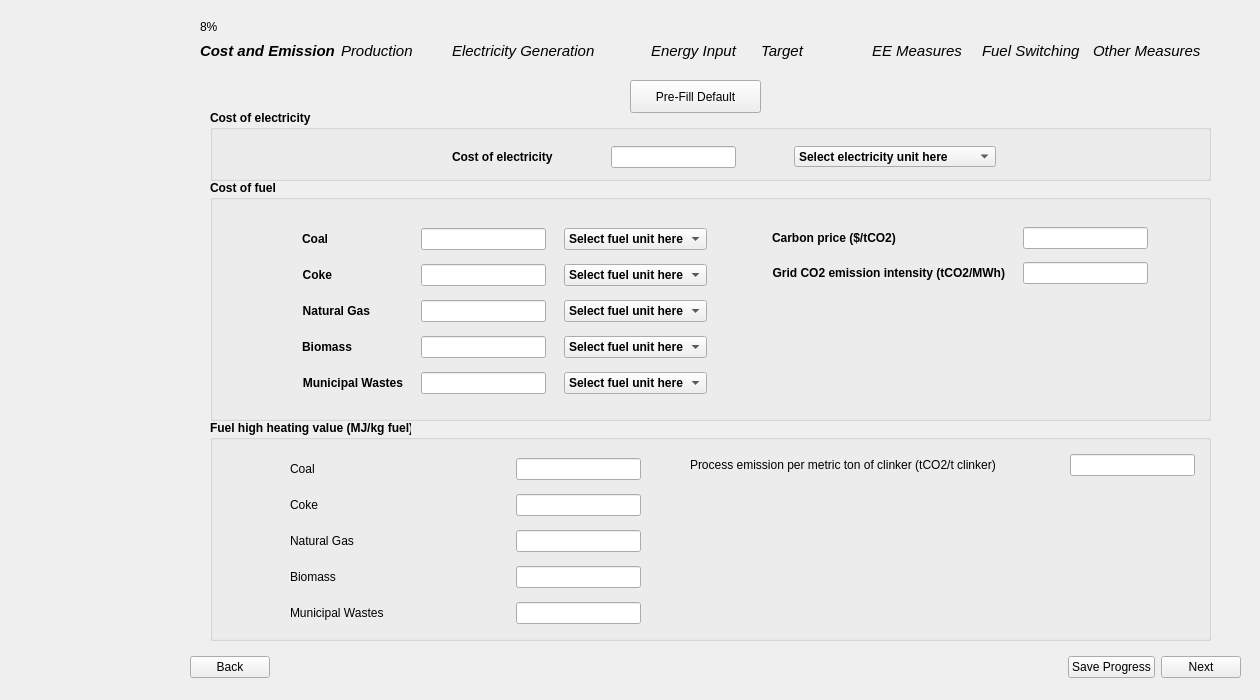
<?xml version="1.0" encoding="UTF-8"?>
<ui version="4.0">
 <class>Page2_CostandEmission</class>
 <widget class="QWidget" name="Page2_CostandEmission">
  <property name="geometry">
   <rect>
    <x>0</x>
    <y>0</y>
    <width>1260</width>
    <height>700</height>
   </rect>
  </property>
  <property name="sizePolicy">
   <sizepolicy hsizetype="Fixed" vsizetype="Fixed">
    <horstretch>0</horstretch>
    <verstretch>0</verstretch>
   </sizepolicy>
  </property>
  <property name="windowTitle">
   <string>Form</string>
  </property>
  <property name="styleSheet">
   <string notr="true"/>
  </property>
  <widget class="QWidget" name="layoutWidget">
   <property name="geometry">
    <rect>
     <x>190</x>
     <y>650</y>
     <width>1051</width>
     <height>35</height>
    </rect>
   </property>
   <layout class="QHBoxLayout" name="button_layout">
    <item>
     <widget class="QPushButton" name="backBtn">
      <property name="text">
       <string>Back</string>
      </property>
     </widget>
    </item>
    <item>
     <spacer name="horizontalSpacer">
      <property name="orientation">
       <enum>Qt::Horizontal</enum>
      </property>
      <property name="sizeHint" stdset="0">
       <size>
        <width>40</width>
        <height>20</height>
       </size>
      </property>
     </spacer>
    </item>
    <item>
     <widget class="QPushButton" name="saveBtn">
      <property name="text">
       <string>Save Progress</string>
      </property>
     </widget>
    </item>
    <item>
     <widget class="QPushButton" name="nextBtn">
      <property name="font">
       <font>
        <kerning>true</kerning>
       </font>
      </property>
      <property name="text">
       <string>Next</string>
      </property>
     </widget>
    </item>
   </layout>
  </widget>
  <widget class="QGroupBox" name="cost_of_electricity_group">
   <property name="geometry">
    <rect>
     <x>210</x>
     <y>110</y>
     <width>1001</width>
     <height>71</height>
    </rect>
   </property>
   <property name="font">
    <font>
     <bold>true</bold>
    </font>
   </property>
   <property name="styleSheet">
    <string notr="true">QPushButton {
    background-color: #26481f;  /* Green */
    color: white;
    border: none;
    padding: 8px 16px;
    font-size: 14px;
    border-radius: 6px;
    min-width: 90px;
    min-height: 15px;

}

QPushButton:hover {
    background-color: #45a049;
}

QPushButton:pressed {
    background-color: #3e8e41;
}

QPushButton#saveBtn {
                background-color: white;
                color: #26481f;
            }
QPushButton#saveBtn:hover {
                background-color: #45a049;
			  color: white;
            }

    QLineEdit {
        border-radius: 10px;    
        padding: 5px;           
    }

myLineEdit-&gt;setFixedSize(200, 30)</string>
   </property>
   <property name="title">
    <string>Cost of electricity</string>
   </property>
   <widget class="QWidget" name="layoutWidget">
    <property name="geometry">
     <rect>
      <x>190</x>
      <y>30</y>
      <width>651</width>
      <height>34</height>
     </rect>
    </property>
    <layout class="QGridLayout" name="gridLayout_2">
     <property name="sizeConstraint">
      <enum>QLayout::SetMinimumSize</enum>
     </property>
     <item row="0" column="1">
      <widget class="QLineEdit" name="electricity_input">
       <property name="sizePolicy">
        <sizepolicy hsizetype="Fixed" vsizetype="Fixed">
         <horstretch>0</horstretch>
         <verstretch>0</verstretch>
        </sizepolicy>
       </property>
       <property name="text">
        <string/>
       </property>
      </widget>
     </item>
     <item row="0" column="2">
      <widget class="QComboBox" name="comboBox_electricity_unit">
       <property name="sizePolicy">
        <sizepolicy hsizetype="Fixed" vsizetype="Fixed">
         <horstretch>0</horstretch>
         <verstretch>0</verstretch>
        </sizepolicy>
       </property>
       <property name="minimumSize">
        <size>
         <width>202</width>
         <height>21</height>
        </size>
       </property>
       <property name="maximumSize">
        <size>
         <width>202</width>
         <height>21</height>
        </size>
       </property>
       <item>
        <property name="text">
         <string>Select electricity unit here</string>
        </property>
       </item>
       <item>
        <property name="text">
         <string>$/kWh</string>
        </property>
       </item>
       <item>
        <property name="text">
         <string>$/MWh</string>
        </property>
       </item>
      </widget>
     </item>
     <item row="0" column="0">
      <widget class="QLabel" name="electricty_label">
       <property name="sizePolicy">
        <sizepolicy hsizetype="Fixed" vsizetype="Fixed">
         <horstretch>0</horstretch>
         <verstretch>0</verstretch>
        </sizepolicy>
       </property>
       <property name="text">
        <string>Cost of electricity</string>
       </property>
      </widget>
     </item>
    </layout>
   </widget>
  </widget>
  <widget class="QPushButton" name="defaultBtn">
   <property name="geometry">
    <rect>
     <x>630</x>
     <y>80</y>
     <width>131</width>
     <height>33</height>
    </rect>
   </property>
   <property name="sizePolicy">
    <sizepolicy hsizetype="Fixed" vsizetype="Fixed">
     <horstretch>0</horstretch>
     <verstretch>0</verstretch>
    </sizepolicy>
   </property>
   <property name="text">
    <string>Pre-Fill Default</string>
   </property>
  </widget>
  <widget class="QGroupBox" name="cost_of_fuel_group">
   <property name="geometry">
    <rect>
     <x>210</x>
     <y>180</y>
     <width>1001</width>
     <height>241</height>
    </rect>
   </property>
   <property name="font">
    <font>
     <bold>true</bold>
    </font>
   </property>
   <property name="styleSheet">
    <string notr="true">QPushButton {
    background-color: #26481f;  /* Green */
    color: white;
    border: none;
    padding: 8px 16px;
    font-size: 14px;
    border-radius: 6px;
    min-width: 90px;
    min-height: 15px;

}

QPushButton:hover {
    background-color: #45a049;
}

QPushButton:pressed {
    background-color: #3e8e41;
}

QPushButton#saveBtn {
                background-color: white;
                color: #26481f;
            }
QPushButton#saveBtn:hover {
                background-color: #45a049;
			  color: white;
            }

    QLineEdit {
        border-radius: 10px;    
        padding: 5px;           
    }

myLineEdit-&gt;setFixedSize(200, 30)</string>
   </property>
   <property name="title">
    <string>Cost of fuel</string>
   </property>
   <widget class="QWidget" name="layoutWidget">
    <property name="geometry">
     <rect>
      <x>80</x>
      <y>40</y>
      <width>429</width>
      <height>186</height>
     </rect>
    </property>
    <layout class="QGridLayout" name="gridLayout">
     <item row="3" column="2">
      <widget class="QComboBox" name="comboBox_biomass_unit">
       <property name="sizePolicy">
        <sizepolicy hsizetype="Fixed" vsizetype="Fixed">
         <horstretch>0</horstretch>
         <verstretch>0</verstretch>
        </sizepolicy>
       </property>
       <item>
        <property name="text">
         <string>Select fuel unit here</string>
        </property>
       </item>
       <item>
        <property name="text">
         <string>$/kgce</string>
        </property>
       </item>
       <item>
        <property name="text">
         <string>$/tce</string>
        </property>
       </item>
       <item>
        <property name="text">
         <string>$/GJ</string>
        </property>
       </item>
       <item>
        <property name="text">
         <string>$/MJ</string>
        </property>
       </item>
       <item>
        <property name="text">
         <string>$/MMBtu</string>
        </property>
       </item>
       <item>
        <property name="text">
         <string>$/kg</string>
        </property>
       </item>
       <item>
        <property name="text">
         <string>$/metric ton</string>
        </property>
       </item>
       <item>
        <property name="text">
         <string>$/Mcf</string>
        </property>
       </item>
       <item>
        <property name="text">
         <string>$/kWh</string>
        </property>
       </item>
       <item>
        <property name="text">
         <string>$/MWh</string>
        </property>
       </item>
      </widget>
     </item>
     <item row="3" column="0">
      <widget class="QLabel" name="biomass_label">
       <property name="sizePolicy">
        <sizepolicy hsizetype="Fixed" vsizetype="Fixed">
         <horstretch>0</horstretch>
         <verstretch>0</verstretch>
        </sizepolicy>
       </property>
       <property name="text">
        <string>Biomass</string>
       </property>
       <property name="alignment">
        <set>Qt::AlignRight|Qt::AlignTrailing|Qt::AlignVCenter</set>
       </property>
      </widget>
     </item>
     <item row="4" column="1">
      <widget class="QLineEdit" name="municipal_wastes_input">
       <property name="sizePolicy">
        <sizepolicy hsizetype="Fixed" vsizetype="Fixed">
         <horstretch>0</horstretch>
         <verstretch>0</verstretch>
        </sizepolicy>
       </property>
       <property name="text">
        <string/>
       </property>
      </widget>
     </item>
     <item row="0" column="0">
      <widget class="QLabel" name="coal_label">
       <property name="sizePolicy">
        <sizepolicy hsizetype="Fixed" vsizetype="Fixed">
         <horstretch>0</horstretch>
         <verstretch>0</verstretch>
        </sizepolicy>
       </property>
       <property name="text">
        <string>Coal</string>
       </property>
       <property name="alignment">
        <set>Qt::AlignRight|Qt::AlignTrailing|Qt::AlignVCenter</set>
       </property>
      </widget>
     </item>
     <item row="1" column="0">
      <widget class="QLabel" name="coke_label">
       <property name="sizePolicy">
        <sizepolicy hsizetype="Fixed" vsizetype="Fixed">
         <horstretch>0</horstretch>
         <verstretch>0</verstretch>
        </sizepolicy>
       </property>
       <property name="text">
        <string>Coke</string>
       </property>
       <property name="alignment">
        <set>Qt::AlignRight|Qt::AlignTrailing|Qt::AlignVCenter</set>
       </property>
      </widget>
     </item>
     <item row="3" column="1">
      <widget class="QLineEdit" name="biomass_input">
       <property name="sizePolicy">
        <sizepolicy hsizetype="Fixed" vsizetype="Fixed">
         <horstretch>0</horstretch>
         <verstretch>0</verstretch>
        </sizepolicy>
       </property>
       <property name="text">
        <string/>
       </property>
      </widget>
     </item>
     <item row="0" column="1">
      <widget class="QLineEdit" name="coal_input">
       <property name="sizePolicy">
        <sizepolicy hsizetype="Fixed" vsizetype="Fixed">
         <horstretch>0</horstretch>
         <verstretch>0</verstretch>
        </sizepolicy>
       </property>
       <property name="text">
        <string/>
       </property>
      </widget>
     </item>
     <item row="2" column="2">
      <widget class="QComboBox" name="comboBox_natural_gas_unit">
       <property name="sizePolicy">
        <sizepolicy hsizetype="Fixed" vsizetype="Fixed">
         <horstretch>0</horstretch>
         <verstretch>0</verstretch>
        </sizepolicy>
       </property>
       <item>
        <property name="text">
         <string>Select fuel unit here</string>
        </property>
       </item>
       <item>
        <property name="text">
         <string>$/kgce</string>
        </property>
       </item>
       <item>
        <property name="text">
         <string>$/tce</string>
        </property>
       </item>
       <item>
        <property name="text">
         <string>$/GJ</string>
        </property>
       </item>
       <item>
        <property name="text">
         <string>$/MJ</string>
        </property>
       </item>
       <item>
        <property name="text">
         <string>$/MMBtu</string>
        </property>
       </item>
       <item>
        <property name="text">
         <string>$/kg</string>
        </property>
       </item>
       <item>
        <property name="text">
         <string>$/metric ton</string>
        </property>
       </item>
       <item>
        <property name="text">
         <string>$/Mcf</string>
        </property>
       </item>
       <item>
        <property name="text">
         <string>$/kWh</string>
        </property>
       </item>
       <item>
        <property name="text">
         <string>$/MWh</string>
        </property>
       </item>
      </widget>
     </item>
     <item row="1" column="2">
      <widget class="QComboBox" name="comboBox_coke_unit">
       <property name="sizePolicy">
        <sizepolicy hsizetype="Fixed" vsizetype="Fixed">
         <horstretch>0</horstretch>
         <verstretch>0</verstretch>
        </sizepolicy>
       </property>
       <item>
        <property name="text">
         <string>Select fuel unit here</string>
        </property>
       </item>
       <item>
        <property name="text">
         <string>$/kgce</string>
        </property>
       </item>
       <item>
        <property name="text">
         <string>$/tce</string>
        </property>
       </item>
       <item>
        <property name="text">
         <string>$/GJ</string>
        </property>
       </item>
       <item>
        <property name="text">
         <string>$/MJ</string>
        </property>
       </item>
       <item>
        <property name="text">
         <string>$/MMBtu</string>
        </property>
       </item>
       <item>
        <property name="text">
         <string>$/kg</string>
        </property>
       </item>
       <item>
        <property name="text">
         <string>$/metric ton</string>
        </property>
       </item>
       <item>
        <property name="text">
         <string>$/Mcf</string>
        </property>
       </item>
       <item>
        <property name="text">
         <string>$/kWh</string>
        </property>
       </item>
       <item>
        <property name="text">
         <string>$/MWh</string>
        </property>
       </item>
      </widget>
     </item>
     <item row="4" column="2">
      <widget class="QComboBox" name="comboBox_municipal_wastes_unit">
       <property name="sizePolicy">
        <sizepolicy hsizetype="Fixed" vsizetype="Fixed">
         <horstretch>0</horstretch>
         <verstretch>0</verstretch>
        </sizepolicy>
       </property>
       <item>
        <property name="text">
         <string>Select fuel unit here</string>
        </property>
       </item>
       <item>
        <property name="text">
         <string>$/kgce</string>
        </property>
       </item>
       <item>
        <property name="text">
         <string>$/tce</string>
        </property>
       </item>
       <item>
        <property name="text">
         <string>$/GJ</string>
        </property>
       </item>
       <item>
        <property name="text">
         <string>$/MJ</string>
        </property>
       </item>
       <item>
        <property name="text">
         <string>$/MMBtu</string>
        </property>
       </item>
       <item>
        <property name="text">
         <string>$/kg</string>
        </property>
       </item>
       <item>
        <property name="text">
         <string>$/metric ton</string>
        </property>
       </item>
       <item>
        <property name="text">
         <string>$/Mcf</string>
        </property>
       </item>
       <item>
        <property name="text">
         <string>$/kWh</string>
        </property>
       </item>
       <item>
        <property name="text">
         <string>$/MWh</string>
        </property>
       </item>
      </widget>
     </item>
     <item row="2" column="0">
      <widget class="QLabel" name="natural_gas_label">
       <property name="sizePolicy">
        <sizepolicy hsizetype="Fixed" vsizetype="Fixed">
         <horstretch>0</horstretch>
         <verstretch>0</verstretch>
        </sizepolicy>
       </property>
       <property name="text">
        <string>Natural Gas</string>
       </property>
       <property name="alignment">
        <set>Qt::AlignRight|Qt::AlignTrailing|Qt::AlignVCenter</set>
       </property>
      </widget>
     </item>
     <item row="1" column="1">
      <widget class="QLineEdit" name="coke_input">
       <property name="sizePolicy">
        <sizepolicy hsizetype="Fixed" vsizetype="Fixed">
         <horstretch>0</horstretch>
         <verstretch>0</verstretch>
        </sizepolicy>
       </property>
       <property name="text">
        <string/>
       </property>
      </widget>
     </item>
     <item row="4" column="0">
      <widget class="QLabel" name="municipal_wastes_label">
       <property name="sizePolicy">
        <sizepolicy hsizetype="Fixed" vsizetype="Fixed">
         <horstretch>0</horstretch>
         <verstretch>0</verstretch>
        </sizepolicy>
       </property>
       <property name="text">
        <string>Municipal Wastes</string>
       </property>
       <property name="alignment">
        <set>Qt::AlignRight|Qt::AlignTrailing|Qt::AlignVCenter</set>
       </property>
      </widget>
     </item>
     <item row="2" column="1">
      <widget class="QLineEdit" name="natural_gas_input">
       <property name="sizePolicy">
        <sizepolicy hsizetype="Fixed" vsizetype="Fixed">
         <horstretch>0</horstretch>
         <verstretch>0</verstretch>
        </sizepolicy>
       </property>
       <property name="text">
        <string/>
       </property>
      </widget>
     </item>
     <item row="0" column="2">
      <widget class="QComboBox" name="comboBox_coal_unit">
       <property name="enabled">
        <bool>true</bool>
       </property>
       <property name="sizePolicy">
        <sizepolicy hsizetype="Fixed" vsizetype="Fixed">
         <horstretch>0</horstretch>
         <verstretch>0</verstretch>
        </sizepolicy>
       </property>
       <item>
        <property name="text">
         <string>Select fuel unit here</string>
        </property>
       </item>
       <item>
        <property name="text">
         <string>$/kgce</string>
        </property>
       </item>
       <item>
        <property name="text">
         <string>$/tce</string>
        </property>
       </item>
       <item>
        <property name="text">
         <string>$/GJ</string>
        </property>
       </item>
       <item>
        <property name="text">
         <string>$/MJ</string>
        </property>
       </item>
       <item>
        <property name="text">
         <string>$/MMBtu</string>
        </property>
       </item>
       <item>
        <property name="text">
         <string>$/kg</string>
        </property>
       </item>
       <item>
        <property name="text">
         <string>$/metric ton</string>
        </property>
       </item>
       <item>
        <property name="text">
         <string>$/Mcf</string>
        </property>
       </item>
       <item>
        <property name="text">
         <string>$/kWh</string>
        </property>
       </item>
       <item>
        <property name="text">
         <string>$/MWh</string>
        </property>
       </item>
      </widget>
     </item>
    </layout>
   </widget>
   <widget class="QWidget" name="layoutWidget">
    <property name="geometry">
     <rect>
      <x>550</x>
      <y>40</y>
      <width>401</width>
      <height>71</height>
     </rect>
    </property>
    <layout class="QGridLayout" name="gridLayout_4">
     <item row="0" column="0">
      <widget class="QLabel" name="carbon_price_label">
       <property name="baseSize">
        <size>
         <width>4</width>
         <height>0</height>
        </size>
       </property>
       <property name="layoutDirection">
        <enum>Qt::RightToLeft</enum>
       </property>
       <property name="text">
        <string>Carbon price ($/tCO2)</string>
       </property>
       <property name="alignment">
        <set>Qt::AlignLeading|Qt::AlignLeft|Qt::AlignVCenter</set>
       </property>
      </widget>
     </item>
     <item row="1" column="0">
      <widget class="QLabel" name="grid_co2_label">
       <property name="sizePolicy">
        <sizepolicy hsizetype="Fixed" vsizetype="Fixed">
         <horstretch>0</horstretch>
         <verstretch>0</verstretch>
        </sizepolicy>
       </property>
       <property name="text">
        <string>Grid CO2 emission intensity (tCO2/MWh)</string>
       </property>
       <property name="alignment">
        <set>Qt::AlignRight|Qt::AlignTrailing|Qt::AlignVCenter</set>
       </property>
      </widget>
     </item>
     <item row="1" column="1">
      <widget class="QLineEdit" name="grid_co2_input">
       <property name="sizePolicy">
        <sizepolicy hsizetype="Fixed" vsizetype="Fixed">
         <horstretch>0</horstretch>
         <verstretch>0</verstretch>
        </sizepolicy>
       </property>
       <property name="text">
        <string/>
       </property>
      </widget>
     </item>
     <item row="0" column="1">
      <widget class="QLineEdit" name="carbon_price_input">
       <property name="sizePolicy">
        <sizepolicy hsizetype="Fixed" vsizetype="Fixed">
         <horstretch>0</horstretch>
         <verstretch>0</verstretch>
        </sizepolicy>
       </property>
       <property name="text">
        <string/>
       </property>
      </widget>
     </item>
    </layout>
   </widget>
  </widget>
  <widget class="QGroupBox" name="fuel_high_heating_group">
   <property name="geometry">
    <rect>
     <x>210</x>
     <y>420</y>
     <width>1001</width>
     <height>221</height>
    </rect>
   </property>
   <property name="font">
    <font>
     <bold>true</bold>
    </font>
   </property>
   <property name="title">
    <string>Fuel high heating value (MJ/kg fuel)</string>
   </property>
   <widget class="QWidget" name="layoutWidget_3">
    <property name="geometry">
     <rect>
      <x>80</x>
      <y>30</y>
      <width>351</width>
      <height>182</height>
     </rect>
    </property>
    <layout class="QGridLayout" name="gridLayout_3">
     <item row="0" column="0">
      <widget class="QLabel" name="coal_hhv_label">
       <property name="baseSize">
        <size>
         <width>4</width>
         <height>0</height>
        </size>
       </property>
       <property name="font">
        <font>
         <bold>false</bold>
        </font>
       </property>
       <property name="layoutDirection">
        <enum>Qt::RightToLeft</enum>
       </property>
       <property name="text">
        <string>Coal</string>
       </property>
       <property name="alignment">
        <set>Qt::AlignLeading|Qt::AlignLeft|Qt::AlignVCenter</set>
       </property>
      </widget>
     </item>
     <item row="0" column="1">
      <widget class="QLineEdit" name="coal_hhv_input">
       <property name="sizePolicy">
        <sizepolicy hsizetype="Fixed" vsizetype="Fixed">
         <horstretch>0</horstretch>
         <verstretch>0</verstretch>
        </sizepolicy>
       </property>
       <property name="text">
        <string/>
       </property>
      </widget>
     </item>
     <item row="1" column="0">
      <widget class="QLabel" name="coke_hhv_label">
       <property name="font">
        <font>
         <bold>false</bold>
        </font>
       </property>
       <property name="text">
        <string>Coke</string>
       </property>
       <property name="alignment">
        <set>Qt::AlignLeading|Qt::AlignLeft|Qt::AlignVCenter</set>
       </property>
      </widget>
     </item>
     <item row="1" column="1">
      <widget class="QLineEdit" name="coke_hhv_input">
       <property name="sizePolicy">
        <sizepolicy hsizetype="Fixed" vsizetype="Fixed">
         <horstretch>0</horstretch>
         <verstretch>0</verstretch>
        </sizepolicy>
       </property>
       <property name="text">
        <string/>
       </property>
      </widget>
     </item>
     <item row="2" column="0">
      <widget class="QLabel" name="natural_gas_hhv_label">
       <property name="sizePolicy">
        <sizepolicy hsizetype="Preferred" vsizetype="Preferred">
         <horstretch>0</horstretch>
         <verstretch>0</verstretch>
        </sizepolicy>
       </property>
       <property name="font">
        <font>
         <bold>false</bold>
        </font>
       </property>
       <property name="text">
        <string>Natural Gas</string>
       </property>
       <property name="alignment">
        <set>Qt::AlignLeading|Qt::AlignLeft|Qt::AlignVCenter</set>
       </property>
      </widget>
     </item>
     <item row="2" column="1">
      <widget class="QLineEdit" name="natural_gas_hhv_input">
       <property name="sizePolicy">
        <sizepolicy hsizetype="Fixed" vsizetype="Fixed">
         <horstretch>0</horstretch>
         <verstretch>0</verstretch>
        </sizepolicy>
       </property>
       <property name="text">
        <string/>
       </property>
      </widget>
     </item>
     <item row="3" column="0">
      <widget class="QLabel" name="biomass_hhv_label">
       <property name="font">
        <font>
         <bold>false</bold>
        </font>
       </property>
       <property name="text">
        <string>Biomass</string>
       </property>
       <property name="alignment">
        <set>Qt::AlignLeading|Qt::AlignLeft|Qt::AlignVCenter</set>
       </property>
      </widget>
     </item>
     <item row="3" column="1">
      <widget class="QLineEdit" name="biomass_hhv_input">
       <property name="sizePolicy">
        <sizepolicy hsizetype="Fixed" vsizetype="Fixed">
         <horstretch>0</horstretch>
         <verstretch>0</verstretch>
        </sizepolicy>
       </property>
       <property name="text">
        <string/>
       </property>
      </widget>
     </item>
     <item row="4" column="0">
      <widget class="QLabel" name="municipal_hhv_label">
       <property name="font">
        <font>
         <bold>false</bold>
        </font>
       </property>
       <property name="text">
        <string>Municipal Wastes</string>
       </property>
       <property name="alignment">
        <set>Qt::AlignLeading|Qt::AlignLeft|Qt::AlignVCenter</set>
       </property>
      </widget>
     </item>
     <item row="4" column="1">
      <widget class="QLineEdit" name="municipal_wastes_hvv_input">
       <property name="sizePolicy">
        <sizepolicy hsizetype="Fixed" vsizetype="Fixed">
         <horstretch>0</horstretch>
         <verstretch>0</verstretch>
        </sizepolicy>
       </property>
       <property name="text">
        <string/>
       </property>
      </widget>
     </item>
    </layout>
   </widget>
   <widget class="QWidget" name="layoutWidget_4">
    <property name="geometry">
     <rect>
      <x>480</x>
      <y>30</y>
      <width>505</width>
      <height>30</height>
     </rect>
    </property>
    <layout class="QGridLayout" name="gridLayout_5">
     <item row="0" column="0">
      <widget class="QLabel" name="process_emission_label">
       <property name="font">
        <font>
         <bold>false</bold>
        </font>
       </property>
       <property name="text">
        <string>Process emission per metric ton of clinker (tCO2/t clinker)</string>
       </property>
       <property name="alignment">
        <set>Qt::AlignLeading|Qt::AlignLeft|Qt::AlignVCenter</set>
       </property>
      </widget>
     </item>
     <item row="0" column="1">
      <widget class="QLineEdit" name="process_emission_per_metric_input">
       <property name="sizePolicy">
        <sizepolicy hsizetype="Fixed" vsizetype="Fixed">
         <horstretch>0</horstretch>
         <verstretch>0</verstretch>
        </sizepolicy>
       </property>
       <property name="text">
        <string/>
       </property>
      </widget>
     </item>
    </layout>
   </widget>
  </widget>
  <widget class="QProgressBar" name="progressBar">
   <property name="geometry">
    <rect>
     <x>200</x>
     <y>20</y>
     <width>1001</width>
     <height>23</height>
    </rect>
   </property>
   <property name="styleSheet">
    <string notr="true">QProgressBar {
    background-color: #F0F0F0;
    border: none;
	border-radius: 8px;
}
QProgressBar::chunk {
	border-radius: 8px;
    background: QLinearGradient(
        x1: 0, y1: 0, x2: 1, y2: 0,
        stop: 0 #33bef0,   /* Light Blue */
        stop: 1 #77d695    /* Light Green */
    );
}</string>
   </property>
   <property name="value">
    <number>8</number>
   </property>
  </widget>
  <widget class="QLabel" name="label_3">
   <property name="geometry">
    <rect>
     <x>0</x>
     <y>-30</y>
     <width>171</width>
     <height>16</height>
    </rect>
   </property>
   <property name="text">
    <string>TextLabel</string>
   </property>
  </widget>
  <widget class="QLabel" name="side_image">
   <property name="geometry">
    <rect>
     <x>0</x>
     <y>-30</y>
     <width>171</width>
     <height>761</height>
    </rect>
   </property>
   <property name="text">
    <string/>
   </property>
   <property name="pixmap">
    <pixmap>../images/BEST_side_abstract.png</pixmap>
   </property>
  </widget>
  <widget class="QWidget" name="layoutWidget_2">
   <property name="geometry">
    <rect>
     <x>200</x>
     <y>40</y>
     <width>1001</width>
     <height>22</height>
    </rect>
   </property>
   <layout class="QGridLayout" name="gridLayout_11">
    <item row="0" column="0">
     <widget class="QLabel" name="label">
      <property name="font">
       <font>
        <pointsize>11</pointsize>
        <italic>true</italic>
        <bold>true</bold>
       </font>
      </property>
      <property name="text">
       <string>Cost and Emission</string>
      </property>
     </widget>
    </item>
    <item row="0" column="1">
     <widget class="QLabel" name="label_2">
      <property name="font">
       <font>
        <pointsize>11</pointsize>
        <italic>true</italic>
       </font>
      </property>
      <property name="text">
       <string>Production</string>
      </property>
     </widget>
    </item>
    <item row="0" column="2">
     <widget class="QLabel" name="label_4">
      <property name="font">
       <font>
        <pointsize>11</pointsize>
        <italic>true</italic>
       </font>
      </property>
      <property name="text">
       <string>Electricity Generation            </string>
      </property>
     </widget>
    </item>
    <item row="0" column="3">
     <widget class="QLabel" name="label_5">
      <property name="font">
       <font>
        <pointsize>11</pointsize>
        <italic>true</italic>
       </font>
      </property>
      <property name="text">
       <string>Energy Input</string>
      </property>
     </widget>
    </item>
    <item row="0" column="4">
     <widget class="QLabel" name="label_6">
      <property name="font">
       <font>
        <pointsize>11</pointsize>
        <italic>true</italic>
        <bold>false</bold>
       </font>
      </property>
      <property name="text">
       <string>Target</string>
      </property>
     </widget>
    </item>
    <item row="0" column="5">
     <widget class="QLabel" name="label_7">
      <property name="font">
       <font>
        <pointsize>11</pointsize>
        <italic>true</italic>
       </font>
      </property>
      <property name="text">
       <string>EE Measures</string>
      </property>
     </widget>
    </item>
    <item row="0" column="6">
     <widget class="QLabel" name="label_8">
      <property name="font">
       <font>
        <pointsize>11</pointsize>
        <italic>true</italic>
       </font>
      </property>
      <property name="text">
       <string>Fuel Switching</string>
      </property>
     </widget>
    </item>
    <item row="0" column="7">
     <widget class="QLabel" name="label_9">
      <property name="font">
       <font>
        <pointsize>11</pointsize>
        <italic>true</italic>
       </font>
      </property>
      <property name="text">
       <string>Other Measures</string>
      </property>
     </widget>
    </item>
   </layout>
  </widget>
 </widget>
 <tabstops>
  <tabstop>electricity_input</tabstop>
  <tabstop>coal_input</tabstop>
  <tabstop>coke_input</tabstop>
  <tabstop>natural_gas_input</tabstop>
  <tabstop>biomass_input</tabstop>
  <tabstop>municipal_wastes_input</tabstop>
  <tabstop>carbon_price_input</tabstop>
  <tabstop>grid_co2_input</tabstop>
  <tabstop>backBtn</tabstop>
  <tabstop>saveBtn</tabstop>
  <tabstop>nextBtn</tabstop>
  <tabstop>comboBox_electricity_unit</tabstop>
  <tabstop>comboBox_coal_unit</tabstop>
  <tabstop>comboBox_coke_unit</tabstop>
  <tabstop>comboBox_natural_gas_unit</tabstop>
  <tabstop>comboBox_biomass_unit</tabstop>
  <tabstop>comboBox_municipal_wastes_unit</tabstop>
  <tabstop>defaultBtn</tabstop>
 </tabstops>
 <resources/>
 <connections/>
</ui>
